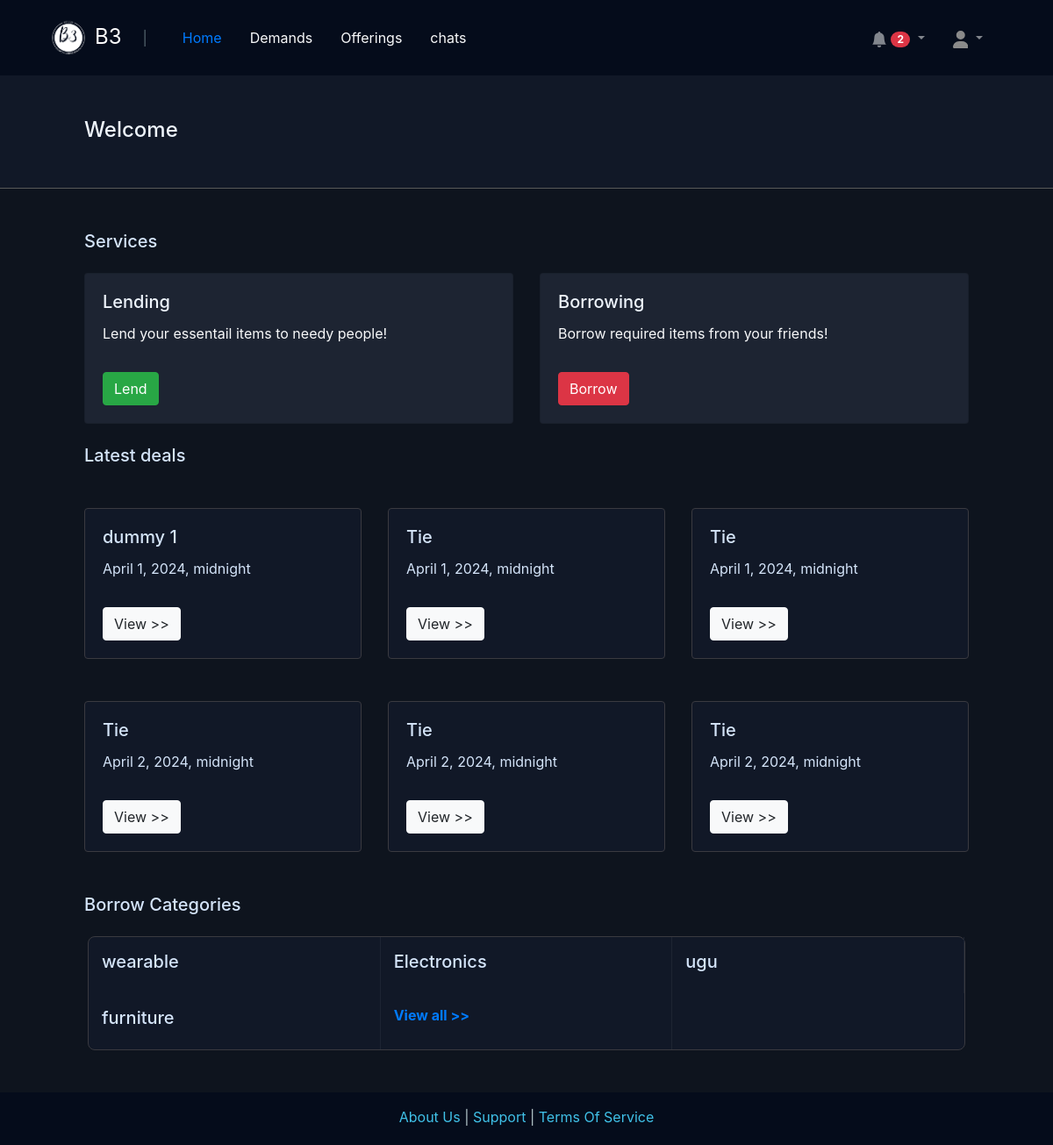
Screenshot of / (signed in) with the database file from the repository.
### community/models.py (models this page shows)
class Deal(models.Model):
    lender = models.ForeignKey(User, on_delete=models.CASCADE, null=False)
    borrower = models.IntegerField(null=False)
    item = models.ForeignKey(Offering, on_delete=models.CASCADE, null=False)
    price = models.IntegerField(default=0)
    timeStamp = models.DateTimeField(default=now)
    feedback = models.TextField(default='')
    item_returned = models.BooleanField(default=False)

class Offering(models.Model):
    lender = models.ForeignKey(User, on_delete=models.CASCADE, null=True)
    name = models.CharField(max_length=300)
    category = models.CharField(max_length=200)
    description = models.TextField(default='')
    price = models.IntegerField(default=0, null=True)
    image = models.ImageField(upload_to='offerings/images', null=True, blank=True)
    available = models.BooleanField(default=True)
    timeStamp = models.DateTimeField(default=now)
    feedback = models.IntegerField(default=0)

### lendIt/views.py (the view, shortened to what this page needs)
# urls.py: path('', views.index),
@csrf_exempt
def index(request):
    if request.user.is_authenticated:
        verifier = OtpVerification.objects.get(parent=request.user.id)
        if not verifier.status:
            messages.info(reqeust, 'Kindly verify your account with the OTP sent to your university email...')
            return render(request, 'verify.html')
        if verifier.grievance_count>0:
            messages.warning(request, 'You have complaints from users. Your account is blocked untill you resolve them.')
            return redirect('/profile')
    else:
        messages.info(request, 'Register or login to enjoy services!')
        return render(request, 'verify.html', {'registeration_required': True})
    demand_form = AskFor()
    offering_form = Offer()
    latest_ongoing_deals = Deal.objects.all()[0:6]
    categories = Offering.objects.values_list('category', flat=True).distinct()
    notifications = Notification.objects.filter(parent=request.user.id, seen=False)
    return render(request, 'index.html', {"index_token": True, 'demand_form': demand_form, 'offering_form': offering_form, "deals": latest_ongoing_deals, 'categories': categories[:11], 'notifications': notifications})

### lendIt/templates/index.html (shortened to what this page needs)
{% extends "base.html" %}
{% load static %}
{% block body %}
<header>
  <div class="mx-5 px-5">
    <h4 class="my-5" style="position: absolute; color: #eef4fc;">Welcome</4>
  </div>
</header>
<hr style="background: rgb(99, 99, 99); margin-top: 0px;">
<div class="mx-5 px-5 mt-5">
  <h5 class="my-4" style="color: #d4e4f9;">Services</h5>
  <div class="row">
    <div class="col-md-6">
      <div class="card text-light">
        <div class="card-body">
          <h5 class="card-title" style="color: #eef4fc;">Lending</h5>
          <p class="card-text">Lend your essentail items to needy people!</p>
          <button type="button" class="btn btn-success mt-3" data-toggle="modal" data-target="#lendModal">
            Lend
          </button>
        </div>
      </div>
    </div>
    <div class="col-md-6">
      <div class="card text-light">
        <div class="card-body">
          <h5 class="card-title" style="color: #eef4fc;">Borrowing</h5>
          <p class="card-text">Borrow required items from your friends!</p>
          <button type="button" class="btn btn-danger mt-3" data-toggle="modal" data-target="#BorrowModal">
            Borrow
          </button>
        </div>
      </div>
    </div>
  </div>
  <h5 class="my-4" style="color: #d4e4f9;">Latest deals</h5>
  <div class="row">
    {% if deals|length == 0 %}
    <p class="text-light" style="margin: auto; text-align: center;"></p>No deals available!
    {% else %}
    {% for deal in deals %}
    <div class="col-md-4 my-4">
      <div class="card" style="background: #111827 !important; border: 1px solid #3a3a40 !important;">
        <div class="card-body" style="color: #d4e4f9;">
          <h5 class="card-title">{{deal.item.name}}</h5>
          <p class="card-text">{{deal.timeStamp}}</p>
          <button type="button" class="btn btn-light mt-3"
            onclick="document.location = '/community/deal/{{deal.id}}/closed'">
            View >>
          </button>
        </div>
      </div>
    </div>
    {% endfor %}
    {% endif %}
  </div>
  <h5 class="my-4" style="color: #d4e4f9;">Borrow Categories</h5>
  <div class="row my-2 mx-1"
    style="background: #111827 !important; border: 1px solid #3a3a40 !important; border-radius: 0.5rem;">
    {% if categories|length == 0 %}
    <p class="text-light" style="margin: auto; text-align: center;"></p>No category added yet!
    {% else %}
    {% for category in categories %}
    <div class="col-md-4 py-3 mx-0" style="color: #d4e4f9; border-right: 1px solid #1d2432;">
      <h5 class="categories" onclick="document.location = '/community/borrow/#category-{{category}}'">{{category}}</h5>
    </div>
    {% endfor %}
    <div class="col-md-4 py-3 mx-0 text-primary" style="border-right: 1px solid #1d2432;">
      <h6 onclick="document.location = '/community/borrow'" style="cursor: pointer;"><b>View all >></b></h6>
    </div>
    {% endif %}
  </div>
</div>
{% endblock body %}

### static/css/style.css (style rules this page uses)
body { background: #0e141e !important; height: fit-content; width: 100vw; }
html { scrollbar-width: none; }
.card { background: #1d2432 !important; }
header { height: 16vh; width: 100vw; background: #111827 !important; }
.categories { cursor: pointer; }

### rows the page displays
Deal: item.name "dummy 1", timeStamp "April 1, 2024, midnight"
Deal: item.name "Tie", timeStamp "April 1, 2024, midnight"
Deal: item.name "Tie", timeStamp "April 1, 2024, midnight"
Deal: item.name "Tie", timeStamp "April 2, 2024, midnight"
Deal: item.name "Tie", timeStamp "April 2, 2024, midnight"
Deal: item.name "Tie", timeStamp "April 2, 2024, midnight"

### other values shown
{{ notifications|length }} "2"
{{ category }} "wearable" "Electronics" "ugu" "furniture"
